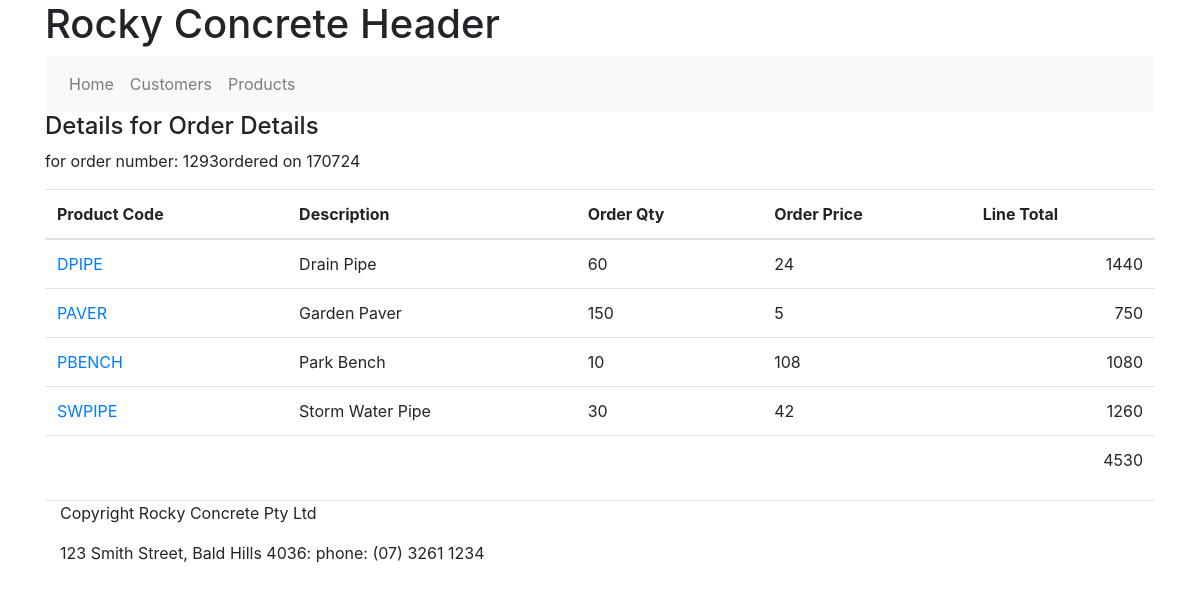
The page /order_details?oid=1293 on the database its author committed.
### tables this page shows
CREATE TABLE `order_details` (
  `order_no` int(11) NOT NULL,
  `prod_code` varchar(10) NOT NULL,
  `order_qty` int(11) NOT NULL,
  `order_price` decimal(10,0) NOT NULL
);

CREATE TABLE orders (order_no int (11) NOT NULL, order_date int (11) NOT NULL, cust_no int (11) NOT NULL);

CREATE TABLE `products` (
  `prod_code` varchar(10) NOT NULL,
  `description` varchar(50) NOT NULL,
  `prod_group` varchar(2) NOT NULL,
  `list_price` decimal(10,0) NOT NULL,
  `qty_on_hand` tinyint(4) NOT NULL,
  `remake_level` tinyint(4) NOT NULL,
  `remake_qty` tinyint(4) NOT NULL
);

### app.py (the view)
@app.route('/order_details')
def order_details():
    if request.args.get('oid'):
        id = int(request.args.get('oid'))
        sql = """
                select od.order_no, order_date, od.prod_code, order_qty, order_price, description, order_qty*order_price as 'total'
                from order_details od, products p, orders o
                where od.prod_code = p.prod_code
                and o.order_no = od.order_no
                and od.order_no = ?;"""
        cur.execute(sql,(id,))
        order_results = cur.fetchall()
        sql = """
                select sum(order_qty*order_price) as 'order total'
                from order_details
                where order_no = ?;"""
        cur.execute(sql, (id,))
        total = cur.fetchone()
        return render_template("order_details.html", title='Order Details', \
                               details=order_results, order_total=total)

### templates/order_details.html
{% extends 'layout.html' %}
{% block mainContent %}
<h4>Details for Order Details</h4>
<p>for order number: {{details[0]['order_no']}}ordered on {{details[0]['order_date']}}</p>
<table class="table">
    <thead>
    <tr>
        <th>Product Code</th>
        <th>Description</th>
        <th>Order Qty</th>
        <th>Order Price</th>
        <th>Line Total</th>
    </tr>
    </thead>
    <tbody>
    {% for item in details %}
    <tr>
        <td><a href="/product_details?pd={{item['order_no']}}">{{item['prod_code']}}</a></td>
        <td>{{item['description']}}</td>
        <td>{{item['order_qty']}}</td>
        <td>{{item['order_price']}}</td>
        <td style="text-align: right;">{{item['total']}}</td>
    </tr>
    {% endfor %}
    <tr>
        <td colspan="5" style="text-align: right;">{{order_total['order total']}}</td>
    </tr>
    </tbody>
</table>
{% endblock %}

### rows shown on the page
order_details: order_no "1293", prod_code "DPIPE", description "Drain Pipe", order_qty "60", order_price "24", total "1440"
orders: order_date "170724"
order_details: prod_code "PAVER", description "Garden Paver", order_qty "150", order_price "5", total "750"
order_details: prod_code "PBENCH", description "Park Bench", order_qty "10", order_price "108", total "1080"
order_details: prod_code "SWPIPE", description "Storm Water Pipe", order_qty "30", order_price "42", total "1260"

### other values the page prints
{{ order_total['order total'] }} "4530"
